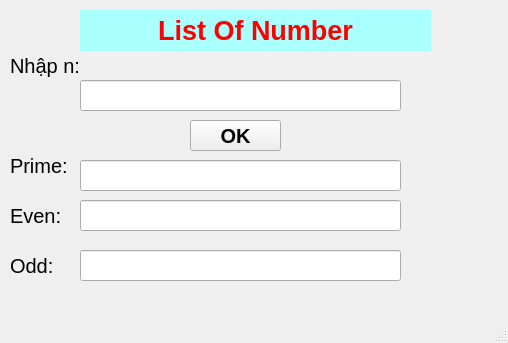
<?xml version="1.0" encoding="UTF-8"?>
<ui version="4.0">
 <class>MainWindow</class>
 <widget class="QMainWindow" name="MainWindow">
  <property name="geometry">
   <rect>
    <x>0</x>
    <y>0</y>
    <width>508</width>
    <height>343</height>
   </rect>
  </property>
  <property name="windowTitle">
   <string>Baitapnhom</string>
  </property>
  <property name="windowIcon">
   <iconset>
    <normaloff>../LearnPrimeNumber/images/3099385_woman_student_icon.png</normaloff>../LearnPrimeNumber/images/3099385_woman_student_icon.png</iconset>
  </property>
  <widget class="QWidget" name="centralwidget">
   <widget class="QLabel" name="label">
    <property name="geometry">
     <rect>
      <x>80</x>
      <y>10</y>
      <width>351</width>
      <height>41</height>
     </rect>
    </property>
    <property name="font">
     <font>
      <pointsize>20</pointsize>
     </font>
    </property>
    <property name="styleSheet">
     <string notr="true">color: rgb(255, 0, 0);
background-color: rgb(170, 255, 255);</string>
    </property>
    <property name="text">
     <string>&lt;html&gt;&lt;head/&gt;&lt;body&gt;&lt;p align=&quot;center&quot;&gt;&lt;span style=&quot; font-weight:600;&quot;&gt;List Of Number&lt;/span&gt;&lt;/p&gt;&lt;/body&gt;&lt;/html&gt;</string>
    </property>
   </widget>
   <widget class="QLabel" name="label_2">
    <property name="geometry">
     <rect>
      <x>10</x>
      <y>50</y>
      <width>81</width>
      <height>31</height>
     </rect>
    </property>
    <property name="font">
     <font>
      <pointsize>15</pointsize>
     </font>
    </property>
    <property name="text">
     <string>Nhập n:</string>
    </property>
   </widget>
   <widget class="QLabel" name="label_3">
    <property name="geometry">
     <rect>
      <x>10</x>
      <y>150</y>
      <width>131</width>
      <height>31</height>
     </rect>
    </property>
    <property name="font">
     <font>
      <pointsize>15</pointsize>
     </font>
    </property>
    <property name="text">
     <string>Prime:</string>
    </property>
   </widget>
   <widget class="QLabel" name="label_4">
    <property name="geometry">
     <rect>
      <x>10</x>
      <y>200</y>
      <width>81</width>
      <height>31</height>
     </rect>
    </property>
    <property name="font">
     <font>
      <pointsize>15</pointsize>
     </font>
    </property>
    <property name="text">
     <string>Even:</string>
    </property>
   </widget>
   <widget class="QLineEdit" name="lineEditN">
    <property name="geometry">
     <rect>
      <x>80</x>
      <y>80</y>
      <width>321</width>
      <height>31</height>
     </rect>
    </property>
   </widget>
   <widget class="QLabel" name="label_5">
    <property name="geometry">
     <rect>
      <x>10</x>
      <y>250</y>
      <width>81</width>
      <height>31</height>
     </rect>
    </property>
    <property name="font">
     <font>
      <pointsize>15</pointsize>
     </font>
    </property>
    <property name="text">
     <string>Odd:</string>
    </property>
   </widget>
   <widget class="QLineEdit" name="lineEditPrime">
    <property name="geometry">
     <rect>
      <x>80</x>
      <y>160</y>
      <width>321</width>
      <height>31</height>
     </rect>
    </property>
   </widget>
   <widget class="QLineEdit" name="lineEditEven">
    <property name="geometry">
     <rect>
      <x>80</x>
      <y>200</y>
      <width>321</width>
      <height>31</height>
     </rect>
    </property>
   </widget>
   <widget class="QLineEdit" name="lineEditOdd">
    <property name="geometry">
     <rect>
      <x>80</x>
      <y>250</y>
      <width>321</width>
      <height>31</height>
     </rect>
    </property>
   </widget>
   <widget class="QPushButton" name="pushButtonOK">
    <property name="geometry">
     <rect>
      <x>190</x>
      <y>120</y>
      <width>91</width>
      <height>31</height>
     </rect>
    </property>
    <property name="font">
     <font>
      <pointsize>15</pointsize>
      <weight>75</weight>
      <bold>true</bold>
     </font>
    </property>
    <property name="text">
     <string>OK</string>
    </property>
   </widget>
  </widget>
  <widget class="QMenuBar" name="menubar">
   <property name="geometry">
    <rect>
     <x>0</x>
     <y>0</y>
     <width>508</width>
     <height>21</height>
    </rect>
   </property>
  </widget>
  <widget class="QStatusBar" name="statusbar"/>
 </widget>
 <resources/>
 <connections/>
</ui>
